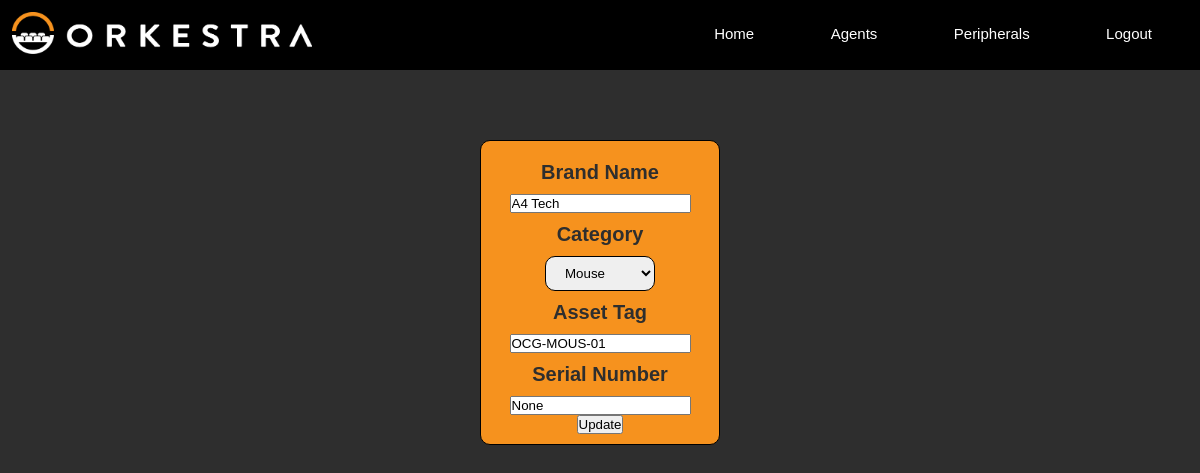
The page /update-asset/8 (signed in) on the database as committed earlier.
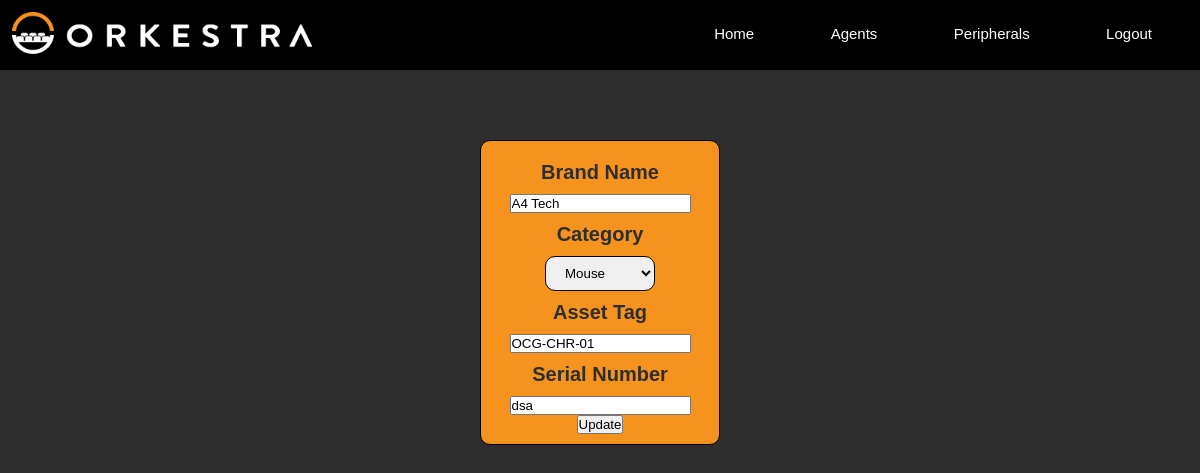
The same page on the database as committed later.
### models.py (models this page shows)
class Stock(db.Model):
    __tablename__ = 'stock'
    id = db.Column(db.Integer, primary_key=True, autoincrement=True)
    name = db.Column(db.Text, unique=False, nullable=False)
    category = db.Column(db.String(30), unique=False, nullable=False)
    asset_tag = db.Column(db.String(30), unique=False, nullable=False)
    serial_number = db.Column(db.String(30), unique=False, nullable=False)

### main.py (the view, shortened to what this page needs)
@app.route("/update-asset/<num>", methods=['GET', 'POST'])
@login_required
def asset_update(num):
    form = addAsset()
    asset = Stock.query.filter_by(id=num).first()
    return render_template('update-asset.html', form=form, asset=asset,num=num)

### form.py
class addAsset(FlaskForm):
    name = StringField(label='Brand Name', validators=[DataRequired(), InputRequired()])
    category = SelectField(label='Category', choices=['Mouse', 'Keyboard', 'CPU', 'Monitor', 'Headset', "Camera", "Chair"])
    asset_tag = StringField(label='Asset Tag', validators=[DataRequired()], default="None")
    serial_no = StringField(label='Serial Number', validators=[DataRequired()], default="None")

### main.py (called while the page is built)
@login_manager.user_loader
def load_user(user_id):
    return db.session.get(User,(user_id))

### templates/update-asset.html (shortened to what this page needs)
<!DOCTYPE html>
<html lang="en">
<head>
    <link href="{{ url_for('static', filename='css/styles.css') }}" rel="stylesheet" />
    <link rel="stylesheet" href=
    "https://cdnjs.cloudflare.com/ajax/libs/font-awesome/4.7.0/css/font-awesome.min.css">
</head>
<body>
    <header>
        <nav>
         <a href="{{ url_for('home') }}"><img src="{{ url_for('static', filename='assets/orkestra-main-logo.png') }}" alt=""></a>
         <div class="nav-links">
            <ul>
                <li><a href="{{ url_for('home') }}">Home</a></li>
                <li><a href="{{ url_for('view') }}">Agents</a></li>
                <li><a href="{{ url_for('asset_view') }}">Peripherals</a></li>
                <li><a href="{{ url_for('login') }}">Logout</a></li>
            </ul>
        </div>
        </nav>
    </header>
    <div class="updateAsset">
        <form method="POST" action="{{ url_for('asset_update', num=num) }}">
            {{ form.name.label }}
            {{ form.name(size=20, value=asset.name) }}
            {{ form.category.label }}
            {{ form.category() }}
            {{ form.asset_tag.label }}
            {{ form.asset_tag(size=20, value=asset.asset_tag) }}
            {{ form.serial_no.label }}
            {{ form.serial_no(size=20, value=asset.serial_number) }}
             <input type="submit" value="Update">
          </form>
    </div>
</body>
</html>

Rows that differ between the two databases and show on the page:
changed Stock "A4 Tech": asset_tag "OCG-MOUS-01" → "OCG-CHR-01"
Other text that changed with them:
form field serial_no: "None" → "dsa"
